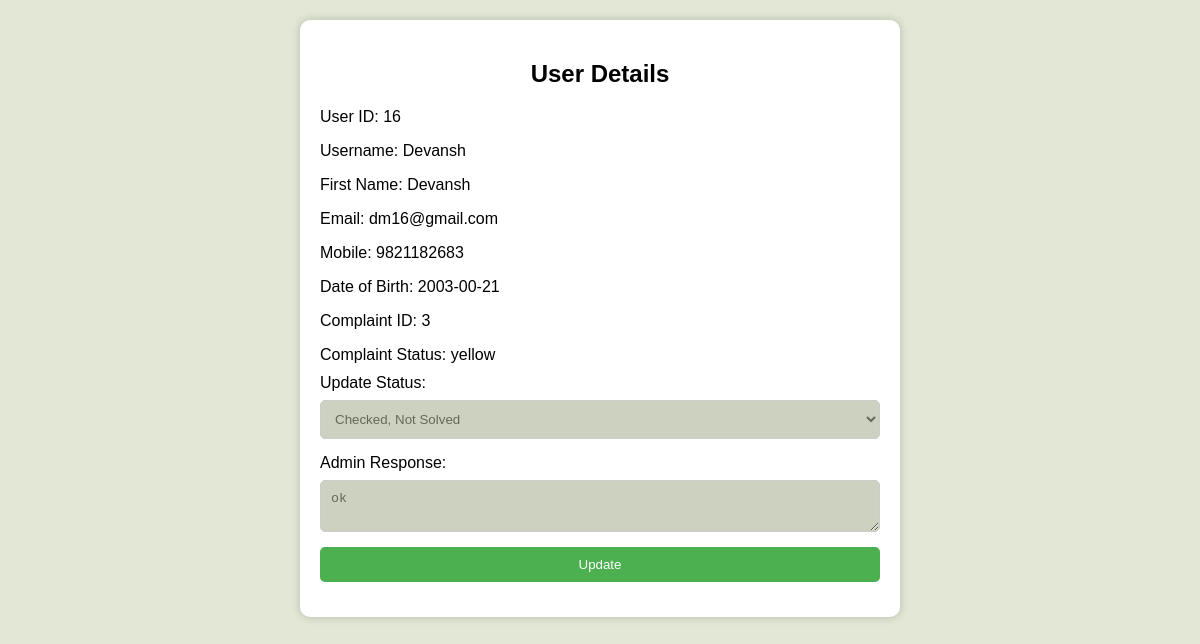
The app's page /viewuserdetails.php?user_id=16&complaint_id=3 (signed in) with its own data.
### tables this page shows
CREATE TABLE Users (
  user_id int(11) NOT NULL,
  username varchar(50) NOT NULL,
  password varchar(255) NOT NULL,
  name_id int(11) DEFAULT NULL,
  email_id int(11) DEFAULT NULL,
  mobile_id int(11) DEFAULT NULL,
  profile_pic_id int(11) DEFAULT NULL
);

CREATE TABLE Name (
  name_id int(11) NOT NULL,
  first_name varchar(255) NOT NULL,
  middle_name varchar(255) DEFAULT NULL,
  last_name varchar(255) DEFAULT NULL
);

CREATE TABLE Email (
  email_id int(11) NOT NULL,
  email_address varchar(255) NOT NULL
);

CREATE TABLE Mobile (
  mobile_id int(11) NOT NULL,
  mobile_number varchar(20) NOT NULL
);

CREATE TABLE UserDetails (
  user_id int(11) NOT NULL,
  date_of_birth date DEFAULT NULL,
  last_login timestamp NOT NULL DEFAULT current_timestamp() ON UPDATE current_timestamp()
);

CREATE TABLE Complaints (
  complaint_id int(11) NOT NULL,
  user_id int(11) DEFAULT NULL,
  complaint_text longtext DEFAULT NULL,
  photo_path varchar(255) DEFAULT NULL,
  complaint_date timestamp NOT NULL DEFAULT current_timestamp(),
  complaint_status varchar(255) DEFAULT NULL,
  response varchar(255) NOT NULL
);

### viewuserdetails.php (the view, shortened to what this page needs)
<?php
include 'connection.php';
$complaint_id = $_GET['complaint_id'];
$query = "SELECT u.user_id, u.username, n.first_name, n.middle_name, n.last_name, e.email_address, m.mobile_number, ud.date_of_birth, c.response, c.complaint_status
FROM Users u
JOIN Name n ON u.name_id = n.name_id
JOIN Email e ON u.email_id = e.email_id
JOIN Mobile m ON u.mobile_id = m.mobile_id
LEFT JOIN UserDetails ud ON u.user_id = ud.user_id
JOIN Complaints c ON u.user_id = c.user_id
WHERE c.complaint_id = ?";
$stmt = $conn->prepare($query);
$stmt->bind_param("i", $complaint_id);
if (!$stmt->execute()) {
    die("Error executing user details query: " . $stmt->error);
}
$userResult = $stmt->get_result();
$user = $userResult->fetch_assoc();
$complaintInfoQuery = "SELECT complaint_status, response FROM Complaints WHERE complaint_id = ?";
$complaintInfoStmt = $conn->prepare($complaintInfoQuery);
$complaintInfoStmt->bind_param("i", $complaint_id);
if (!$complaintInfoStmt->execute()) {
    die("Error executing complaint info query: " . $complaintInfoStmt->error);
}
$complaintInfoResult = $complaintInfoStmt->get_result();
$complaintInfo = $complaintInfoResult->fetch_assoc();
$complaintStatus = $complaintInfo['complaint_status'];
$response = $complaintInfo['response'];
echo '
<!DOCTYPE html>
<html lang="en">
<head>
    <meta charset="UTF-8">
    <meta name="viewport" content="width=device-width, initial-scale=1.0">
    <title>User Details - Complaint Page</title>
    <style>
        body {
            font-family: Arial, sans-serif;
            background-color: #e2e8d5;
            margin: 0;
            padding: 0;
            box-sizing: border-box;
            color: black;
        }
        .container {
            max-width: 600px;
            margin: 20px auto;
            background-color: white;
            border-radius: 10px;
            box-shadow: 0 0 10px rgba(0, 0, 0, 0.2);
            padding: 20px;
            box-sizing: border-box;
        }
        h2 {
            text-align: center;
        }
        p {
            margin-bottom: 10px;
        }
        form {
            display: flex;
            flex-direction: column;
        }
        label {
            margin-bottom: 8px;
        }
        select,
        button,
        textarea {
            padding: 10px;
            margin-bottom: 15px;
            border: 1px solid #ccc;
            border-radius: 5px;
            box-sizing: border-box;
            background-color: #ccd1c0; /* Match the background color */
            color:#64695a ;
        }
        select {
            width: 100%;
        }
        button {
            background-color: #4caf50;
            color: white;
            border: none;
            cursor: pointer;
        }
        button:hover {
            background-color: #c6d461;
        }
        .success-message {
            background-color: #c6d461;
            color: white;
            padding: 10px;
            border-radius: 5px;
            text-align: center;
        }
    </style>
</head>
<body>
    <div class="container">
        <h2>User Details</h2>
        <p>User ID: ' . $user['user_id'] . '</p>
        <p>Username: ' . $user['username'] . '</p>
        <p>First Name: ' . $user['first_name'] . '</p>
        <p>Email: ' . $user['email_address'] . '</p>
        <p>Mobile: ' . $user['mobile_number'] . '</p>
        <p>Date of Birth: ' . $user['date_of_birth'] . '</p>
        <p>Complaint ID: ' . $complaint_id . '</p>
        <p>Complaint Status: ' . $complaintStatus . '</p>';
echo '
        <form action="" method="post">
            <label for="status">Update Status:</label>
            <select name="status" id="status">
                <option value="red" ' . ($complaintStatus == "red" ? 'selected' : '') . '>Not Checked</option>
                <option value="yellow" ' . ($complaintStatus == "yellow" ? 'selected' : '') . '>Checked, Not Solved</option>
                <option value="green" ' . ($complaintStatus == "green" ? 'selected' : '') . '>Solved</option>
            </select>
            <label for="response">Admin Response:</label>
            <textarea id="response" name="response" placeholder="Enter admin response">' . $response . '</textarea>
            <button type="submit">Update</button>
        </form>
    </div>
</body>
</html>';

### viewuserdetails.php (style rules this page uses)
body { font-family: Arial, sans-serif; background-color: #e2e8d5; margin: 0; padding: 0; box-sizing: border-box; color: black; }
.container { max-width: 600px; margin: 20px auto; background-color: white; border-radius: 10px; box-shadow: 0 0 10px rgba(0, 0, 0, 0.2); padding: 20px; box-sizing: border-box; }
h2 { text-align: center; }
p { margin-bottom: 10px; }
form { display: flex; flex-direction: column; }
label { margin-bottom: 8px; }
select, button, textarea { padding: 10px; margin-bottom: 15px; border: 1px solid #ccc; border-radius: 5px; box-sizing: border-box; background-color: #ccd1c0; color:#64695a ; }
select { width: 100%; }
button { background-color: #4caf50; color: white; border: none; cursor: pointer; }

### records on screen
users: user_id "16", username "Devansh", name.first_name "Devansh", email.email_address "dm16@gmail.com", mobile.mobile_number "9821182683", userdetails.date_of_birth "2003-00-21"
complaints: complaint_status "yellow", status "Checked, Not Solved", response "ok"

### other values on screen
$complaint_id "3"
